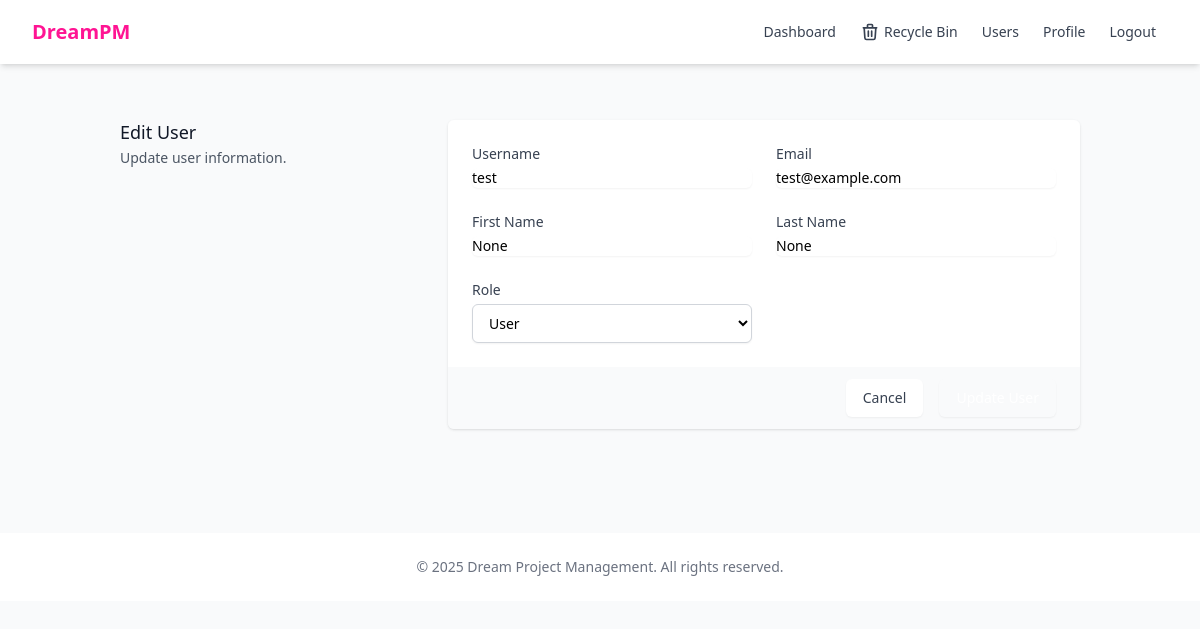
Page /admin/users/2/edit (signed in) on the committed database.
### app/models/user.py (models this page shows, shortened)
class User(UserMixin, db.Model):
    __tablename__ = 'users'
    id = db.Column(db.Integer, primary_key=True)
    username = db.Column(db.String(64), unique=True, nullable=False)
    email = db.Column(db.String(120), unique=True, nullable=False)
    password_hash = db.Column(db.String(256))  # Increased length for hash
    first_name = db.Column(db.String(64))
    last_name = db.Column(db.String(64))
    created_at = db.Column(db.DateTime, default=datetime.utcnow)
    role_id = db.Column(db.Integer, db.ForeignKey('roles.id'))
    _is_active = db.Column('is_active', db.Boolean, default=True)  # Renamed column
    role = db.relationship('Role', back_populates='users')
    created_dreams = db.relationship('Dream', back_populates='creator', cascade='all, delete-orphan')
    created_milestones = db.relationship('Milestone', back_populates='creator', cascade='all, delete-orphan')
    created_goals = db.relationship('Goal', back_populates='creator', cascade='all, delete-orphan')
    created_tasks = db.relationship('Task', foreign_keys='Task.creator_id', back_populates='creator', cascade='all, delete-orphan')
    assigned_tasks = db.relationship('Task', foreign_keys='Task.assignee_id', back_populates='assignee')
    @property
    def is_active(self):
        if self.is_admin():
            return True
        return bool(self._is_active)
    @is_active.setter
    def is_active(self, value):
        if self.is_admin() and not value:
            return
        self._is_active = bool(value)
    def is_admin(self):
        return self.role and self.role.name == 'admin'

### app/routes/main.py (the view, shortened to what this page needs)
@main.route('/admin/users/<int:user_id>/edit', methods=['GET', 'POST'])
@login_required
def admin_user_edit(user_id):
    if not current_user.is_admin():
        flash('Access denied.', 'error')
        return redirect(url_for('main.dashboard'))
    user = User.query.get_or_404(user_id)
    roles = Role.query.all()
    return render_template('main/admin/user_edit.html', user=user, roles=roles)

### app/__init__.py (called while the page is built)
@login_manager.user_loader
def load_user(id):
    return User.query.get(int(id))

### app/templates/main/admin/user_edit.html (shortened to what this page needs)
{% extends "base.html" %}
{% block content %}
<div class="container mx-auto px-4 sm:px-6 lg:px-8 py-8">
    <div class="md:grid md:grid-cols-3 md:gap-6">
        <div class="md:col-span-1">
            <div class="px-4 sm:px-0">
                <h3 class="text-lg font-medium leading-6 text-gray-900">{{ "Edit" if user else "New" }} User</h3>
                <p class="mt-1 text-sm text-gray-600">
                    {{ "Update user information." if user else "Create a new user account." }}
                </p>
            </div>
        </div>
        <div class="mt-5 md:mt-0 md:col-span-2">
            <form action="{{ url_for('main.admin_user_edit', user_id=user.id) if user else url_for('main.admin_user_new') }}" method="POST">
                <div class="shadow sm:rounded-md sm:overflow-hidden">
                    <div class="px-4 py-5 bg-white space-y-6 sm:p-6">
                        <div class="grid grid-cols-6 gap-6">
                            <div class="col-span-6 sm:col-span-3">
                                <label for="username" class="block text-sm font-medium text-gray-700">Username</label>
                                <input type="text" name="username" id="username" value="{{ user.username if user else '' }}" required class="mt-1 focus:ring-deep-pink-500 focus:border-deep-pink-500 block w-full shadow-sm sm:text-sm border-gray-300 rounded-md">
                            </div>
                            <div class="col-span-6 sm:col-span-3">
                                <label for="email" class="block text-sm font-medium text-gray-700">Email</label>
                                <input type="email" name="email" id="email" value="{{ user.email if user else '' }}" required class="mt-1 focus:ring-deep-pink-500 focus:border-deep-pink-500 block w-full shadow-sm sm:text-sm border-gray-300 rounded-md">
                            </div>
                            <div class="col-span-6 sm:col-span-3">
                                <label for="first_name" class="block text-sm font-medium text-gray-700">First Name</label>
                                <input type="text" name="first_name" id="first_name" value="{{ user.first_name if user else '' }}" required class="mt-1 focus:ring-deep-pink-500 focus:border-deep-pink-500 block w-full shadow-sm sm:text-sm border-gray-300 rounded-md">
                            </div>
                            <div class="col-span-6 sm:col-span-3">
                                <label for="last_name" class="block text-sm font-medium text-gray-700">Last Name</label>
                                <input type="text" name="last_name" id="last_name" value="{{ user.last_name if user else '' }}" required class="mt-1 focus:ring-deep-pink-500 focus:border-deep-pink-500 block w-full shadow-sm sm:text-sm border-gray-300 rounded-md">
                            </div>
                            <div class="col-span-6 sm:col-span-3">
                                <label for="role" class="block text-sm font-medium text-gray-700">Role</label>
                                <select id="role" name="role" class="mt-1 block w-full py-2 px-3 border border-gray-300 bg-white rounded-md shadow-sm focus:outline-none focus:ring-deep-pink-500 focus:border-deep-pink-500 sm:text-sm">
                                    {% for role in roles %}
                                    <option value="{{ role.id }}" {{ 'selected' if user and user.role_id == role.id else '' }}>{{ role.name | title }}</option>
                                    {% endfor %}
                                </select>
                            </div>
                        </div>
                    </div>
                    <div class="px-4 py-3 bg-gray-50 text-right sm:px-6">
                        <a href="{{ url_for('main.admin_users') }}" class="inline-flex justify-center py-2 px-4 border border-transparent shadow-sm text-sm font-medium rounded-md text-gray-700 bg-white hover:bg-gray-50 focus:outline-none focus:ring-2 focus:ring-offset-2 focus:ring-deep-pink-500 mr-3">
                            Cancel
                        </a>
                        <button type="submit" class="inline-flex justify-center py-2 px-4 border border-transparent shadow-sm text-sm font-medium rounded-md text-white bg-deep-pink-600 hover:bg-deep-pink-700 focus:outline-none focus:ring-2 focus:ring-offset-2 focus:ring-deep-pink-500">
                        </button>
                    </div>
                </div>
            </form>
        </div>
    </div>
</div>
{% endblock %}

### rows in the picture
User: username "test", email "test@example.com", first_name "None", last_name "None"

### other values in the picture
{{ "Edit" if user else "New" }} "Edit"
{{ "Update user information." if user else "Create a new user account." }} "Update user information."
form field role "User"
